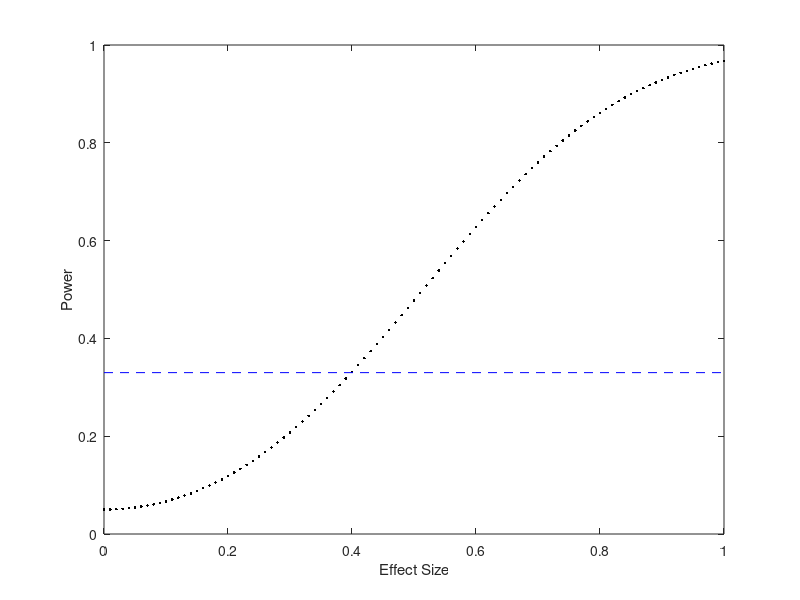

Write the MATLAB code that produced this figure.
% st_ex1.m
%
% Example #1 from "small telescopes" paper

% To find d_33% we identify the effect size that gives a two-sample difference of
% means test, with n=30 and 33% power
n = 30; 
power = 1/3; 

% Compute effect size using an anonymous function
% 'sampsizepwer' calculates the power for a given effect size, 'x'
% 'fzero' finds the zero value of our function--note that we subtract the
% power, so it will return the value of 'x' the returns a value equal to
% 'power' (= 0.333)
% [0 2] is the range over which fzero will vary x
effect_size = fzero(@(x) sampsizepwr('t2',[0 1],x,[],n) - power, [0 2]);
disp(effect_size);

% A more intuitive way to see this is to just run through a range of
% possible effect sizes and plot the resulting power:
effectSizeRange = 0:0.01:1;
n = 30;
pwr = sampsizepwr('t2',[0 1],effectSizeRange,[],n);
hp = plot(effectSizeRange,pwr,'k.');
xlabel('Effect Size');
ylabel('Power')

hold on;

% now plot the line for 33% power
ax = axis;
h1 = line([ax(1),ax(2)],[0.33,0.33]);
set(h1,'Color','b','LineStyle','--');

% We can estimate the answer as follows:
t1 = find(pwr > 1/3);
t2 = find(pwr < 1/3);
estEffectSize = mean([effectSizeRange(min(t1)),effectSizeRange(max(t2))]);
disp(estEffectSize);